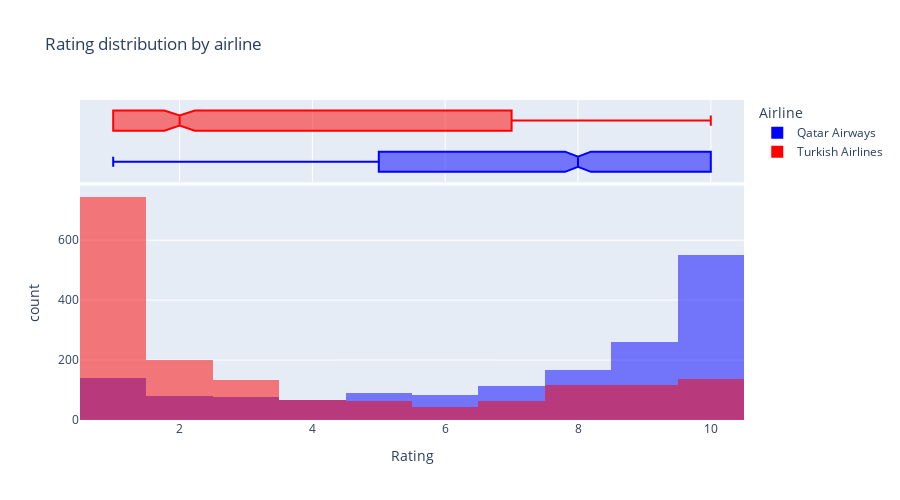

The code cell stored with this chart in its notebook:
### Markdown cell above
## b. Un histograma que muestre “Overall Rating” de las dos aerolíneas con mayor cantidad de comentarios. Se debe diferenciar por color estas dos compañías. Gracias a esto se de pronto se puede identificar si alguna de estas dos empresas tiene una mejor calificación respecto a la otra.

### Code cell
filtro = df['airline'].value_counts().head(2).index

c = df.query('airline in @filtro')[['airline', 'overall_rating']]

fig = px.histogram(c, x='overall_rating', color='airline', nbins= 10, barmode='overlay', title='Rating distribution by airline', color_discrete_map={'Qatar Airways': 'blue', 'Turkish Airlines': 'red'},
                   marginal='box', labels={'overall_rating': 'Rating', 'airline': 'Airline'})
fig.update_layout(width=900, height=500 )
fig.show()

### Figure 1 — Plotly figure (JSON) as saved in the notebook; plotly's stock layout.template omitted (floating-point values rounded to 4 significant figures; data arrays with more than 128 entries replaced by an {"elided": "..."} marker saying what was removed)
{"data": [{"alignmentgroup": "True", "bingroup": "x", "hovertemplate": "Airline=Qatar Airways<br>Rating=%{x}<br>count=%{y}<extra></extra>", "legendgroup": "Qatar Airways", "marker": {"color": "blue", "opacity": 0.5, "pattern": {"shape": ""}}, "name": "Qatar Airways", "nbinsx": 10, "offsetgroup": "Qatar Airways", "orientation": "v", "showlegend": true, "type": "histogram", "x": {"elided": "1624 int values"}, "xaxis": "x", "yaxis": "y"}, {"alignmentgroup": "True", "hovertemplate": "Airline=Qatar Airways<br>Rating=%{x}<extra></extra>", "legendgroup": "Qatar Airways", "marker": {"color": "blue"}, "name": "Qatar Airways", "notched": true, "offsetgroup": "Qatar Airways", "showlegend": false, "type": "box", "x": {"elided": "1624 int values"}, "xaxis": "x2", "yaxis": "y2"}, {"alignmentgroup": "True", "bingroup": "x", "hovertemplate": "Airline=Turkish Airlines<br>Rating=%{x}<br>count=%{y}<extra></extra>", "legendgroup": "Turkish Airlines", "marker": {"color": "red", "opacity": 0.5, "pattern": {"shape": ""}}, "name": "Turkish Airlines", "nbinsx": 10, "offsetgroup": "Turkish Airlines", "orientation": "v", "showlegend": true, "type": "histogram", "x": {"elided": "1685 int values"}, "xaxis": "x", "yaxis": "y"}, {"alignmentgroup": "True", "hovertemplate": "Airline=Turkish Airlines<br>Rating=%{x}<extra></extra>", "legendgroup": "Turkish Airlines", "marker": {"color": "red"}, "name": "Turkish Airlines", "notched": true, "offsetgroup": "Turkish Airlines", "showlegend": false, "type": "box", "x": {"elided": "1685 int values"}, "xaxis": "x2", "yaxis": "y2"}], "layout": {"barmode": "overlay", "height": 500, "legend": {"title": {"text": "Airline"}, "tracegroupgap": 0}, "title": {"text": "Rating distribution by airline"}, "width": 900, "xaxis": {"anchor": "y", "domain": [0, 1], "title": {"text": "Rating"}}, "xaxis2": {"anchor": "y2", "domain": [0, 1], "matches": "x", "showgrid": true, "showticklabels": false}, "yaxis": {"anchor": "x", "domain": [0, 0.7326], "title": {"text": "count"}}, "yaxis2": {"anchor": "x2", "domain": [0.7426, 1], "matches": "y2", "showgrid": false, "showline": false, "showticklabels": false, "ticks": ""}}}
